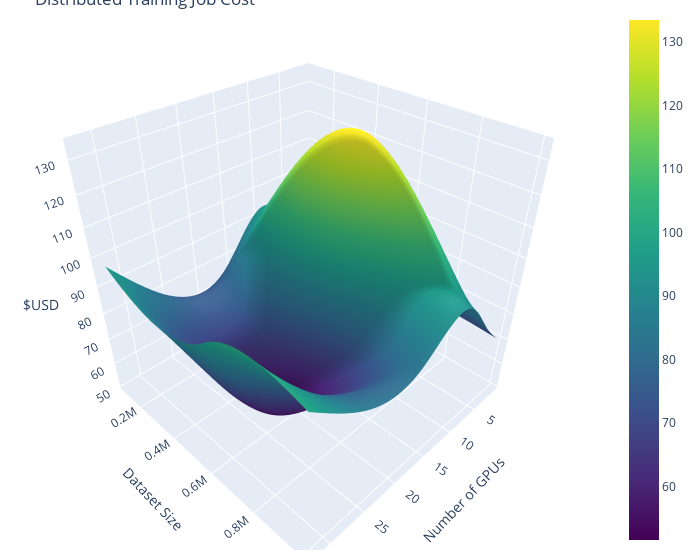

Notebook code for this chart:
### Code cell
# job cost surface plot
x = results_surf['num_gpus']
y = results_surf['dataset_size']
z = results_surf['job_cost']
plot_options = {"fig_title":'Distributed Training Job Cost',
                "x_title":'Number of GPUs',
                "y_title" :'Dataset Size',
                "z_title" :'$USD'}

viz.make_surface(x, y, z, **plot_options)

### Figure 1 — Plotly figure (JSON) as saved in the notebook; plotly's stock layout.template omitted (floating-point values rounded to 4 significant figures; data arrays with more than 128 entries replaced by an {"elided": "..."} marker saying what was removed)
{"data": [{"colorscale": [[0, "#440154"], [0.1111, "#482878"], [0.2222, "#3e4989"], [0.3333, "#31688e"], [0.4444, "#26828e"], [0.5556, "#1f9e89"], [0.6667, "#35b779"], [0.7778, "#6ece58"], [0.8889, "#b5de2b"], [1, "#fde725"]], "type": "surface", "x": {"elided": "100x100 float values"}, "y": {"elided": "100x100 float values"}, "z": {"elided": "100x100 float values"}}], "layout": {"margin": {"b": 10, "l": 10, "r": 20, "t": 10}, "scene": {"xaxis": {"title": {"text": "Number of GPUs"}}, "yaxis": {"title": {"text": "Dataset Size"}}, "zaxis": {"title": {"text": "$USD"}}}, "title": {"text": "Distributed Training Job Cost"}, "width": 700}}
